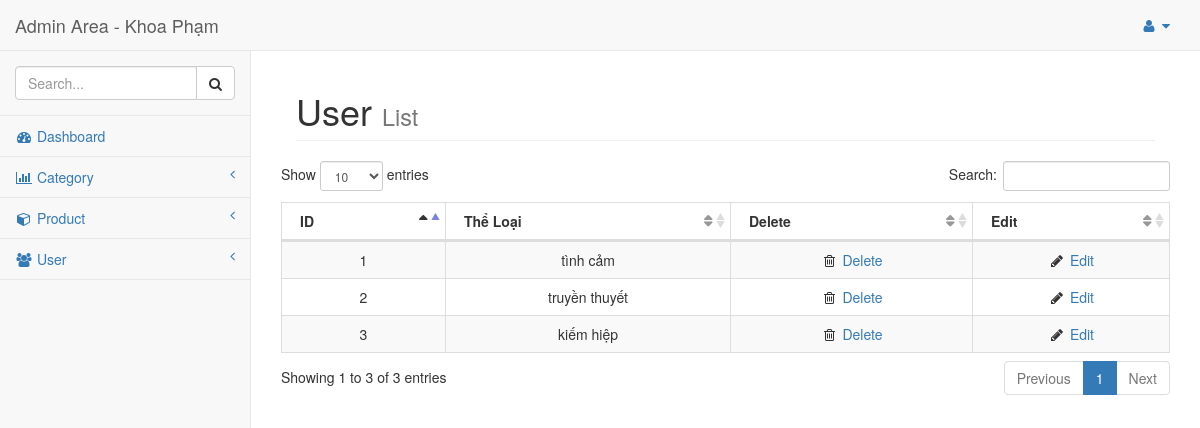
The page /public/admin/theloai_list.php on the database as committed earlier.
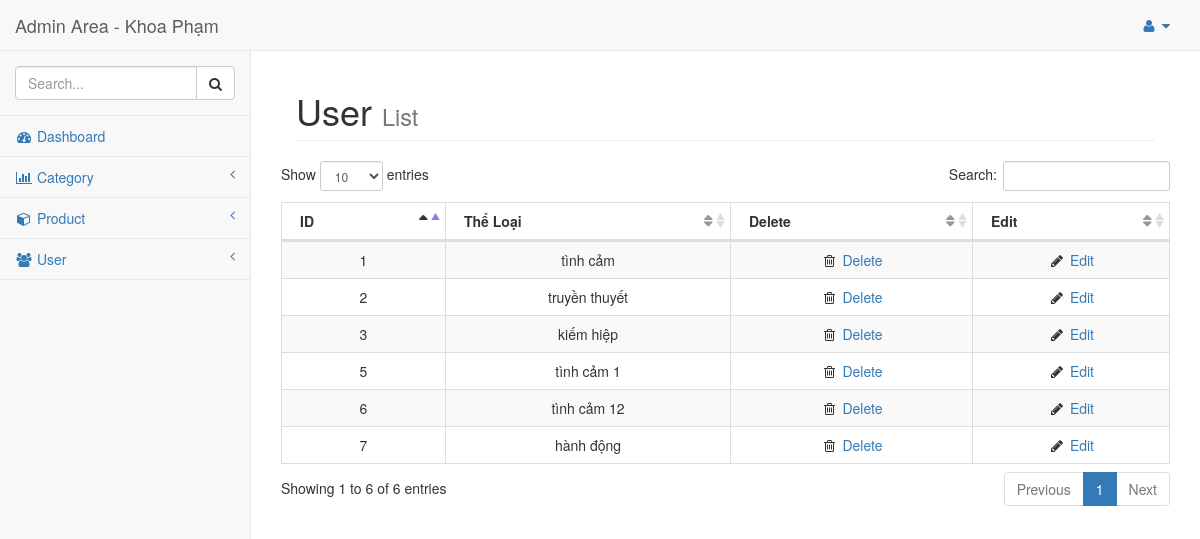
The same page on the database as committed later.
### tables this page shows
CREATE TABLE `the_loai` (
  `id` int(11) NOT NULL,
  `the_loai` varchar(255) NOT NULL,
  `created_by` varchar(255) NOT NULL
);

### model/database.php (called while the page is built, shortened)
<?php
class database{
    public $_dbh = '';
    public $_sql = '';
    public function database() {
        $this->_dbh = new PDO('mysql:host=localhost; dbname=web_assignment','root','');
        $this->_dbh->query('set names "utf8"');
    }
    public function setQuery($sql) {
        $this->_sql = $sql;
    }
    public function execute($options=array()) {
        $this->_cursor = $this->_dbh->prepare($this->_sql);
        $this->_cursor->execute();
        return $this->_cursor;
    }
    public function loadAllRows($options=array()) {
        if(!$options) {
            if(!$result = $this->execute())
                return false;
        }
        else {
            if(!$result = $this->execute($options))
                return false;
        }
        return $result->fetchAll(PDO::FETCH_OBJ);
    }
}
?>

### controller/TheloaiController.php (called while the page is built, shortened)
<?php
include("../../model/Theloai.php");
class TheloaiController
{
	public function index()
	{
		$theloai = new Theloai();
		$theloais = $theloai->getAllTheloai();
		return array('theloai'=>$theloais);
	}
}
?>

### model/Theloai.php (called while the page is built, shortened)
<?php
include('database.php');
class Theloai extends database
{
	function getAllTheloai()
	{
		$sql = "SELECT * FROM the_loai";
		return $this->loadAllRows();
	}
}
?>

### public/admin/theloai_list.php (the view, shortened to what the changed rows need)
<?php
include("../../controller/TheloaiController.php");
$theloai = new TheloaiController();
$theloais = $theloai->index();
?>
<!DOCTYPE html>
<html lang="en">
<head>
    <link href="bower_components/bootstrap/dist/css/bootstrap.min.css" rel="stylesheet">
    <link href="bower_components/metisMenu/dist/metisMenu.min.css" rel="stylesheet">
    <link href="dist/css/sb-admin-2.css" rel="stylesheet">
    <link href="bower_components/font-awesome/css/font-awesome.min.css" rel="stylesheet" type="text/css">
    <link href="bower_components/datatables-plugins/integration/bootstrap/3/dataTables.bootstrap.css" rel="stylesheet">
    <link href="bower_components/datatables-responsive/css/dataTables.responsive.css" rel="stylesheet">
</head>
<body>
    <div id="wrapper">
        <div id="page-wrapper">
            <div class="container-fluid">
                <div class="row">
                    <div class="col-lg-12">
                        <h1 class="page-header">User
                            <small>List</small>
                        </h1>
                    </div>
                    <table class="table table-striped table-bordered table-hover" id="dataTables-example">
                        <thead>
                            <tr align="center">
                                <th>ID</th>
                                <th>Thể Loại</th>
                                <th>Delete</th>
                                <th>Edit</th>
                            </tr>
                        </thead>
                        <tbody>
                            <?php
                                $theloais = $theloais['theloai'];
                                foreach ($theloais as $key => $theloai) {
                                    if($key%2)
                                    {
                                        ?>
                                        <tr class="even gradeC" align="center">
                                            <td><?=$theloai->id?></td>
                                            <td><?=$theloai->the_loai?></td>
                                            <td class="center"><i class="fa fa-trash-o  fa-fw"></i><a href="#"> Delete</a></td>
                                            <td class="center"><i class="fa fa-pencil fa-fw"></i> <a href="theloai_edit.php?id=<?=$theloai->id?>">Edit</a></td>
                                        </tr>
                                        <?php
                                    }
                                    else
                                    {
                                        ?>
                                        <tr class="odd gradeX" align="center">
                                            <td><?=$theloai->id?></td>
                                            <td><?=$theloai->the_loai?></td>
                                            <td class="center"><i class="fa fa-trash-o  fa-fw"></i><a href="#"> Delete</a></td>
                                            <td class="center"><i class="fa fa-pencil fa-fw"></i> <a href="theloai_edit.php?id=<?=$theloai->id?>">Edit</a></td>
                                        </tr>
                                        <?php
                                    }
                                }
                            ?>
                        </tbody>
                    </table>
                </div>
            </div>
        </div>
    </div>
</body>
</html>

Rows that differ between the two databases and show on the page:
added the_loai: id "5", the_loai "tình cảm 1"
added the_loai: id "6", the_loai "tình cảm 12"
added the_loai: id "7", the_loai "hành động"
Other text that changed with them:
text written by a page script: "Show entries Search: Showing 1 to 3 of 3 entries Previous 1 Next" → "Show entries Search: Showing 1 to 6 of 6 entries Previous 1 Next"
